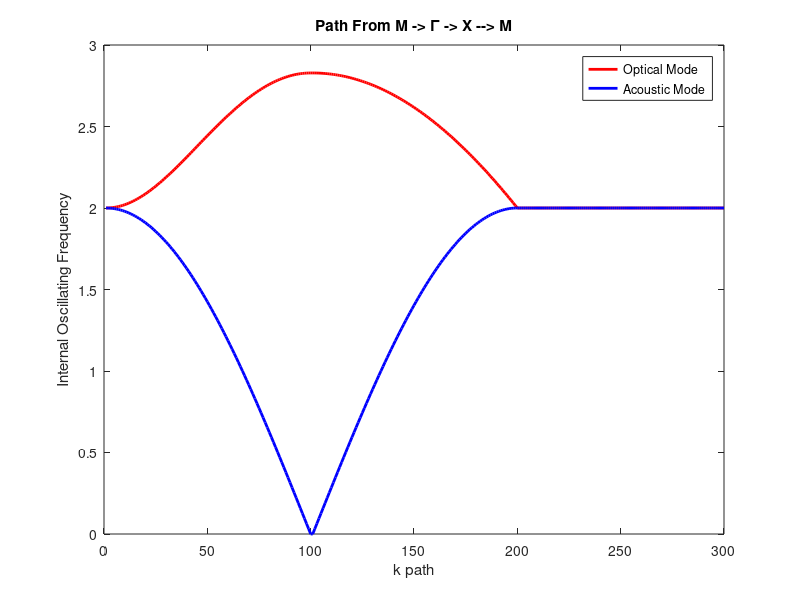

MATLAB code to generate this figure:
%% Problem 3
% $$\omega^2 = 2\gamma\frac{ M_A+M_B}{M_AM_B}\pm4\gamma\sqrt{(M_A+M_B)^2-4M_AM_B(1-\cos^2(\frac{ak_x}{2})\cos^2(\frac{ak_y}{2}))}$$

clc
clear
close all

a = 1;
spring = 1;
MA = 1;
MB = 1;

gamma = [0, 0];
M = [pi / a, pi / a];
X = [pi / a, 0];

k_M_GAMMA = [linspace(M(1), gamma(1), 100); linspace(M(2), gamma(2), 100)];
k_GAMMA_X = [linspace(gamma(1), X(1), 100); linspace(gamma(2), X(2), 100)];
k_X_M = [linspace(X(1), M(1), 100); linspace(X(2), M(2), 100)];

w_plus_M_GAMMA = 2 * spring * (MA + MB) / (MA * MB) + (2 * spring / (MA * MB)) * ...
    sqrt((MA + MB)^2 - 4 * MA * MB * (1 - ...
    cos(a * k_M_GAMMA(1,:) /2).^2 .* cos(a * k_M_GAMMA(2,:) / 2).^2));
w_minus_M_GAMMA = 2 * spring * (MA + MB) / (MA * MB) - (2 * spring / (MA * MB)) * ...
    sqrt((MA + MB)^2 - 4 * MA * MB * (1 - ...
    cos(a * k_M_GAMMA(1,:) /2).^2 .* cos(a * k_M_GAMMA(1,:) / 2).^2));

w_plus_GAMMA_X = 2 * spring * (MA + MB) / (MA * MB) + (2 * spring / (MA * MB)) * ...
    sqrt((MA + MB)^2 - 4 * MA * MB * (1 - ...
    cos(a * k_GAMMA_X(1,:) /2).^2 .* cos(a * k_GAMMA_X(2,:) / 2).^2));
w_minus_GAMMA_X = 2 * spring * (MA + MB) / (MA * MB) - (2 * spring / (MA * MB)) * ...
    sqrt((MA + MB)^2 - 4 * MA * MB * (1 - ...
    cos(a * k_GAMMA_X(1,:) /2).^2 .* cos(a * k_GAMMA_X(1,:) / 2).^2));

w_plus_X_M = 2 * spring * (MA + MB) / (MA * MB) + (2 * spring / (MA * MB)) * ...
    sqrt((MA + MB)^2 - 4 * MA * MB * (1 - ...
    cos(a * k_X_M(1,:) /2).^2 .* cos(a * k_X_M(2,:) / 2).^2));
w_minus_X_M = 2 * spring * (MA + MB) / (MA * MB) - (2 * spring / (MA * MB)) * ...
    sqrt((MA + MB)^2 - 4 * MA * MB * (1 - ...
    cos(a * k_X_M(1,:) /2).^2 .* cos(a * k_X_M(1,:) / 2).^2));

omega_plus = [sqrt(w_plus_M_GAMMA) sqrt(w_plus_GAMMA_X) sqrt(w_plus_X_M)];
omega_minus = [sqrt(w_minus_M_GAMMA) sqrt(w_minus_GAMMA_X) sqrt(w_minus_X_M)];

figure;
plot(omega_plus, 'r', 'LineWidth', 2);
hold on;
plot(omega_minus, 'b', 'LineWidth', 2);
legend('Optical Mode', 'Acoustic Mode');
ylabel('Internal Oscillating Frequency');
xlabel('k path')
title('Path From M -> \Gamma -> X --> M');